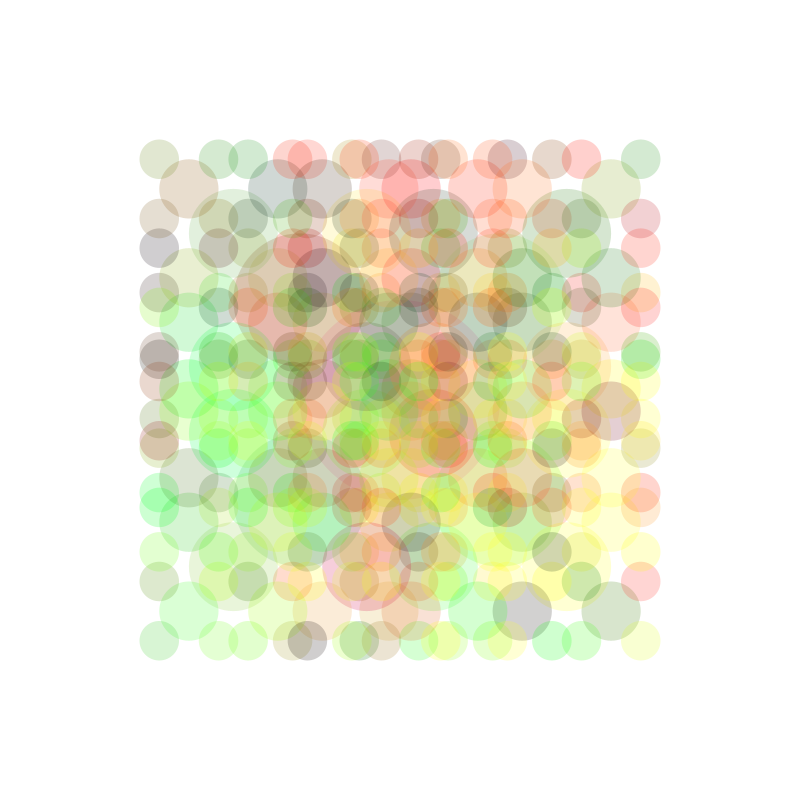
Frame 1 (no input)
Frame 60 (the mouse pressed at the canvas centre just before this capture): identical to frame 1, image omitted
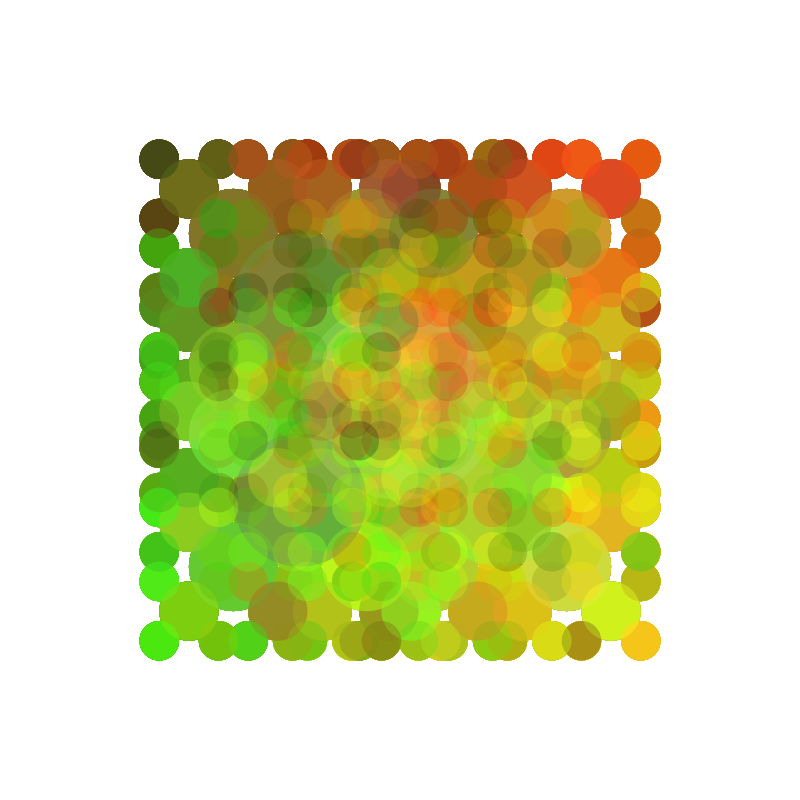
Frame 120 (the mouse held since frame 60 and released just before this capture)

The Processing sketch that drew these frames (run headless with seeded random() and noise(); from frame 60 on, the mouse is pressed at the canvas centre):

// Processing sketch: multi_bubbles
// ── multi_bubbles.pde
void setup() 
{
    size(800,800);
    background(255);
    drawCircle(width / 2,height / 2,200);
}

void draw()
{
  if (mousePressed)
  {
    drawCircle(mouseX,mouseY,200);
    delay(500);
  }
}
void drawCircle(float x, float y, float radius) 
{
    noStroke();
    fill(random(x),random(y),random(radius),50);
    ellipse(x,y,radius,radius);
    if (radius > 50) 
    {
        drawCircle(x + radius / 2,y + radius / 2,radius * 2 / 3);
        drawCircle(x - radius / 2,y + radius / 2,radius * 2 / 3);
        drawCircle(x - radius / 2,y - radius / 2,radius * 2 / 3);
        drawCircle(x + radius / 2,y - radius / 2,radius * 2 / 3);
    }
}    
